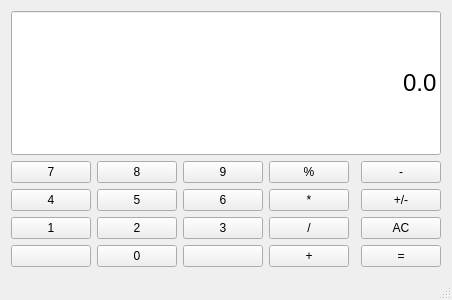
<?xml version="1.0" encoding="UTF-8"?>
<ui version="4.0">
 <class>MainWindow</class>
 <widget class="QMainWindow" name="MainWindow">
  <property name="geometry">
   <rect>
    <x>0</x>
    <y>0</y>
    <width>400</width>
    <height>300</height>
   </rect>
  </property>
  <property name="sizePolicy">
   <sizepolicy hsizetype="Preferred" vsizetype="Preferred">
    <horstretch>0</horstretch>
    <verstretch>0</verstretch>
   </sizepolicy>
  </property>
  <property name="windowTitle">
   <string>MainWindow</string>
  </property>
  <widget class="QWidget" name="centralWidget">
   <layout class="QGridLayout" name="gridLayout">
    <item row="5" column="5">
     <widget class="QPushButton" name="pushButtonMinus">
      <property name="text">
       <string>-</string>
      </property>
     </widget>
    </item>
    <item row="6" column="0">
     <widget class="QPushButton" name="pushButton4">
      <property name="text">
       <string>4</string>
      </property>
     </widget>
    </item>
    <item row="5" column="1">
     <widget class="QPushButton" name="pushButton8">
      <property name="text">
       <string>8</string>
      </property>
     </widget>
    </item>
    <item row="6" column="1">
     <widget class="QPushButton" name="pushButton5">
      <property name="text">
       <string>5</string>
      </property>
     </widget>
    </item>
    <item row="8" column="5">
     <widget class="QPushButton" name="pushButtonOn">
      <property name="text">
       <string>AC</string>
      </property>
     </widget>
    </item>
    <item row="8" column="1">
     <widget class="QPushButton" name="pushButton2">
      <property name="text">
       <string>2</string>
      </property>
     </widget>
    </item>
    <item row="6" column="2">
     <widget class="QPushButton" name="pushButton6">
      <property name="text">
       <string>6</string>
      </property>
     </widget>
    </item>
    <item row="10" column="0">
     <widget class="QPushButton" name="pushButtonBlank1">
      <property name="text">
       <string/>
      </property>
     </widget>
    </item>
    <item row="10" column="1">
     <widget class="QPushButton" name="pushButton0">
      <property name="text">
       <string>0</string>
      </property>
     </widget>
    </item>
    <item row="6" column="5">
     <widget class="QPushButton" name="pushButtonNeg">
      <property name="text">
       <string>+/-</string>
      </property>
     </widget>
    </item>
    <item row="10" column="3">
     <widget class="QPushButton" name="pushButtonPlus">
      <property name="text">
       <string>+</string>
      </property>
     </widget>
    </item>
    <item row="10" column="5">
     <widget class="QPushButton" name="pushButtonEquals">
      <property name="text">
       <string>=</string>
      </property>
     </widget>
    </item>
    <item row="8" column="0">
     <widget class="QPushButton" name="pushButton1">
      <property name="text">
       <string>1</string>
      </property>
     </widget>
    </item>
    <item row="5" column="2">
     <widget class="QPushButton" name="pushButton9">
      <property name="text">
       <string>9</string>
      </property>
     </widget>
    </item>
    <item row="10" column="2">
     <widget class="QPushButton" name="pushButtonBlank2">
      <property name="text">
       <string/>
      </property>
     </widget>
    </item>
    <item row="8" column="2">
     <widget class="QPushButton" name="pushButton3">
      <property name="text">
       <string>3</string>
      </property>
     </widget>
    </item>
    <item row="8" column="3">
     <widget class="QPushButton" name="pushButtonDivide">
      <property name="text">
       <string>/</string>
      </property>
     </widget>
    </item>
    <item row="5" column="0">
     <widget class="QPushButton" name="pushButton7">
      <property name="text">
       <string>7</string>
      </property>
     </widget>
    </item>
    <item row="5" column="3">
     <widget class="QPushButton" name="pushButtonMod">
      <property name="text">
       <string>%</string>
      </property>
     </widget>
    </item>
    <item row="6" column="3">
     <widget class="QPushButton" name="pushButtonMult">
      <property name="text">
       <string>*</string>
      </property>
     </widget>
    </item>
    <item row="0" column="0" colspan="6">
     <widget class="QLineEdit" name="Display">
      <property name="sizePolicy">
       <sizepolicy hsizetype="Expanding" vsizetype="Expanding">
        <horstretch>0</horstretch>
        <verstretch>0</verstretch>
       </sizepolicy>
      </property>
      <property name="font">
       <font>
        <pointsize>18</pointsize>
       </font>
      </property>
      <property name="text">
       <string>0.0</string>
      </property>
      <property name="maxLength">
       <number>32767</number>
      </property>
      <property name="cursorPosition">
       <number>3</number>
      </property>
      <property name="alignment">
       <set>Qt::AlignRight|Qt::AlignTrailing|Qt::AlignVCenter</set>
      </property>
     </widget>
    </item>
   </layout>
  </widget>
  <widget class="QMenuBar" name="menuBar">
   <property name="geometry">
    <rect>
     <x>0</x>
     <y>0</y>
     <width>400</width>
     <height>17</height>
    </rect>
   </property>
  </widget>
  <widget class="QStatusBar" name="statusBar"/>
 </widget>
 <layoutdefault spacing="6" margin="11"/>
 <resources/>
 <connections/>
</ui>
